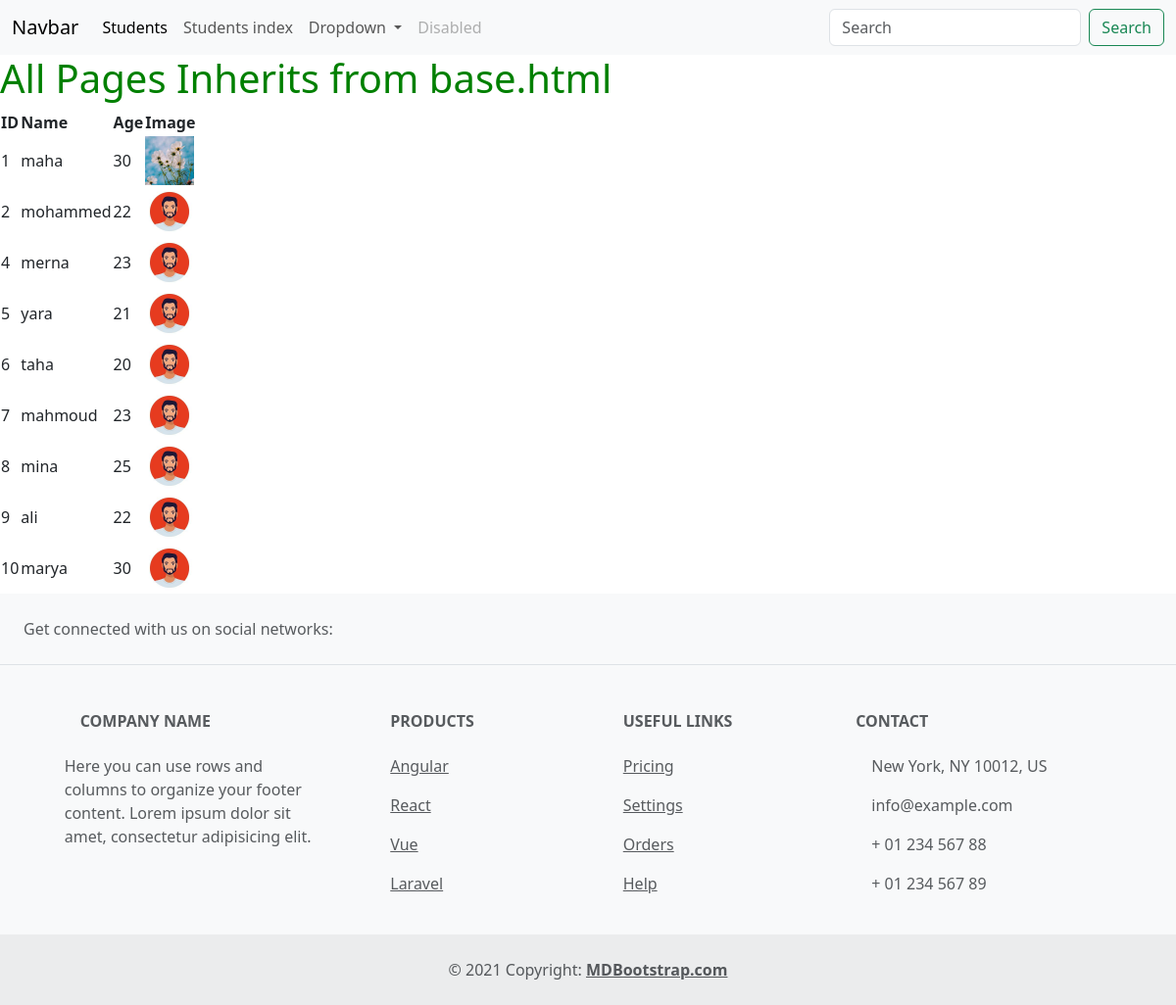
The page /student/list/ on the database its author committed.
### student/models.py (models this page shows, shortened)
class Student (models.Model):
    name = models.CharField(max_length=50) # varchar 50
    age = models.IntegerField()
    gpa = models.DecimalField(max_digits=3 , decimal_places=2)
    gender = models.CharField(max_length=10,choices= [("m" , "male") , ("f" , "female")])
    img = models.ImageField(upload_to='students/' , null = True , blank=True)
    status = models.BooleanField(default=True )
    courses = models.ManyToManyField(Course , through='StudentCourses' )

### student/views.py (the view)
# urls.py: path('list/' , returns_students_from_db  , name = 'list_students'),
def returns_students_from_db(request):
    students = Student.objects.all()
    return render (request , 'student/list.html' , {"students" :students})

### student/templates/student/list.html (shortened to what this page needs)
{% extends 'base.html' %}
{% load static %}
{% block css %}
<link rel="stylesheet" href="{% static 'student/css/style.css' %}">
{% endblock %}
{% block content %}
<table>
<tr>
    <th>ID</th>
    <th>Name</th>
    <th>Age</th>
    <th>Image</th>
</tr>
{% for student in students %}
<tr>
    <td>{{student.id}}</td>
    <td>{{student.name}}</td>
    <td>{{student.age}}</td>
    {% if student.img %}
    <td><img src="{{student.img.url}}" alt="" srcset=""> </td>
    {% else %}
    <td><img src="{% static 'student/images/man.jpg'%}" alt="" srcset=""> </td>
    {% endif %}
</tr>
{% endfor %}
</table>
{% endblock %}

### student/static/student/css/style.css (style rules this page uses)
img { width : 50px }

### rows shown on the page
Student: id "1", name "maha", age "30", img (picture)
Student: id "2", name "mohammed", age "22"
Student: id "4", name "merna", age "23"
Student: id "5", name "yara", age "21"
Student: id "6", name "taha", age "20"
Student: id "7", name "mahmoud", age "23"
Student: id "8", name "mina", age "25"
Student: id "9", name "ali", age "22"
Student: id "10", name "marya", age "30"
